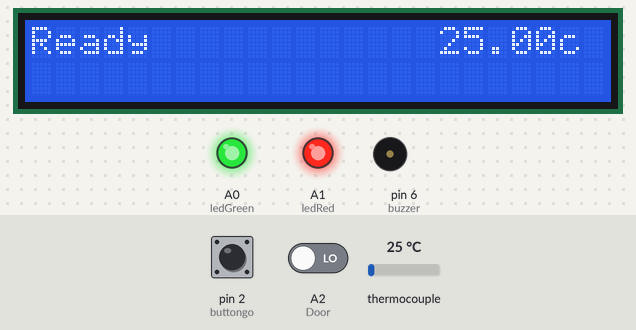
The sketch below on a simulated Arduino Uno, built with avr-gcc and run on an emulated ATmega328P. Shown: 24×2 character LCD, output pins drawn as LEDs (lit = HIGH), buzzer (waves = sounding, pin HIGH). Dashed ring = blinking. The inputs (shaded band) are chosen by the test bench; at power-on: pin 2 (buttongo) HIGH, A2 (Door) LOW, thermocouple 25 °C. Pins used as bus, display or sensor lines are not drawn; what the sketch prints to the serial monitor is not drawn.

Above: at 2.2 s.
2.3 s: pin 2 (buttongo) pulled LOW for 0.15 s
At 4.8 s:
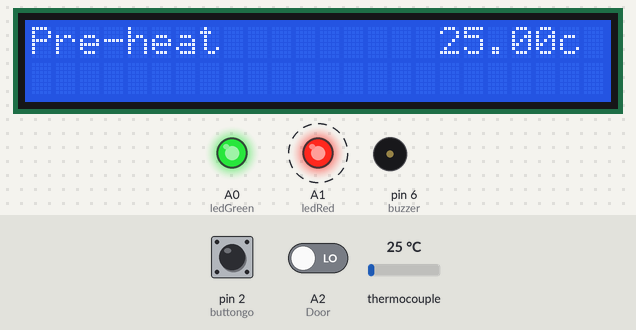
6.5 s: A2 (Door) driven HIGH
At 7.2 s:
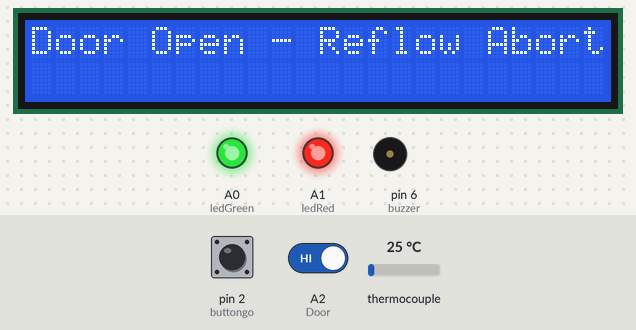
9.0 s: pin 2 (buttongo) pulled LOW for 1 s
At 9.8 s:
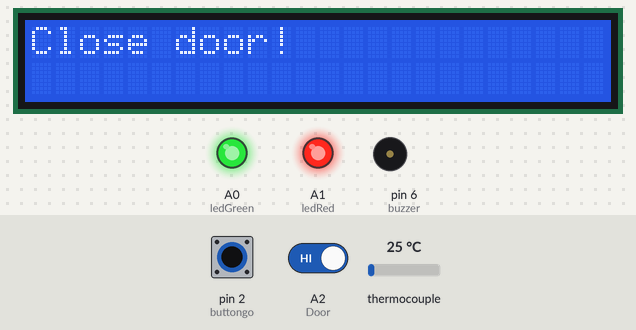
11.5 s: thermocouple set to 6 °C
At 12.7 s:
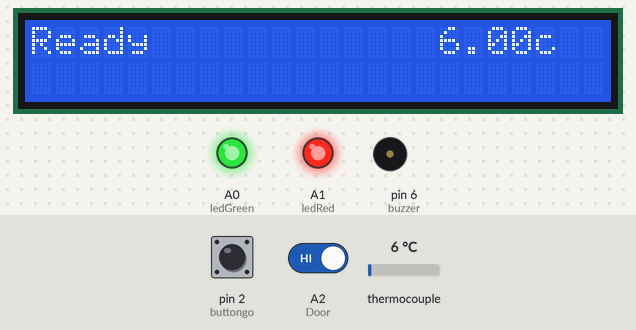
13.5 s: thermocouple set to 75 °C
At 15.2 s:
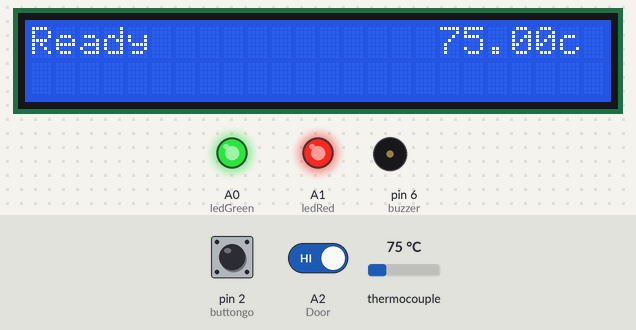
15.5 s: thermocouple set to 150 °C
At 16.9 s:
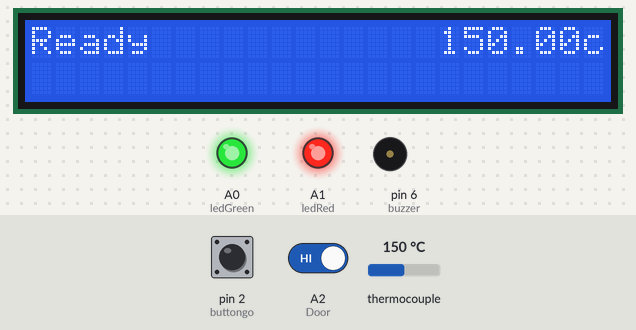
Timing chart, 0 to 18.5 s (numbered marks = the images above; inputs shaded):
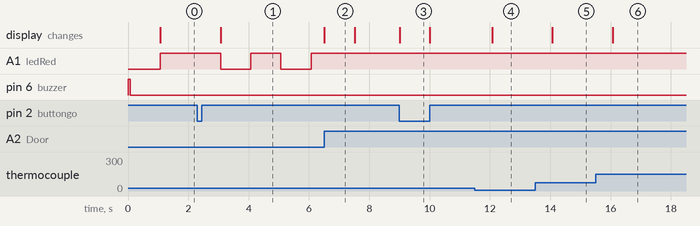

Measured:
- after the input at 2.3 s, A1 (ledRed): alternates HIGH for 1.0 s and LOW for 1.0 s, starting after 0.77 s; the display: changes after 0.77 s (image 1)
- after the input at 6.5 s, A1 (ledRed): stays HIGH (without the input it goes to LOW after 0.57 s); the display: changes at once (image 2)
- after the input at 9.0 s, the display: changes at once (image 3)
- after the input at 11.5 s, the display: changes after 0.57 s (image 4)
- after the input at 13.5 s, the display: changes after 0.57 s (image 5)
- after the input at 15.5 s, the display: changes after 0.57 s (image 6)
- what the display in image 2 shows lasts 1.0 s, from 6.5 s to 7.5 s

The sketch:

Oven_Control_2.ino
```cpp
#include <LiquidCrystal.h>
#include <max6675.h>
#include <PID_v1.h>

// ***** TYPE DEFINITIONS *****
typedef enum REFLOW_STATE{
    REFLOW_STATE_IDLE,
    REFLOW_STATE_PREHEAT,
    REFLOW_STATE_SOAK,
    REFLOW_STATE_REFLOW,
    REFLOW_STATE_COOL,
    REFLOW_STATE_COMPLETE,
    REFLOW_STATE_ERROR
} reflowState_t;

typedef enum REFLOW_STATUS{
    REFLOW_STATUS_OFF,
    REFLOW_STATUS_ON
} reflowStatus_t;

// ***** CONSTANTS *****
#define TEMPERATURE_ROOM 30
#define TEMPERATURE_SOAK_MIN 150
#define TEMPERATURE_SOAK_MAX 200
#define TEMPERATURE_REFLOW_MAX 220
#define TEMPERATURE_COOL_MIN 100
#define SENSOR_SAMPLING_TIME 1000
#define SOAK_TEMPERATURE_STEP 5
#define SOAK_MICRO_PERIOD 9000
#define DEBOUNCE_PERIOD_MIN 50
#define THERMOCOUPLE_DISCONNECTED 10000

// ***** PID PARAMETERS *****
// ***** PRE-HEAT STAGE *****
#define PID_KP_PREHEAT 300
#define PID_KI_PREHEAT 0.05
#define PID_KD_PREHEAT 400

// ***** SOAKING STAGE *****
#define PID_KP_SOAK 300
#define PID_KI_SOAK 0.05
#define PID_KD_SOAK 250

// ***** REFLOW STAGE *****
#define PID_KP_REFLOW 300
#define PID_KI_REFLOW 0.05
#define PID_KD_REFLOW 350
#define PID_SAMPLE_TIME 1000

// ***** LCD MESSAGES *****
const char* lcdMessagesReflowStatus[] = {
    "Ready",
    "Pre-heat",
    "Soak",
    "Reflow",
    "Cool",
    "Complete",
    "Error"
};

// ***** PIN ASSIGNMENT *****
int ssr = 5;
int thermocoupleSO = A3;
int thermocoupleCS = A4;
int thermocoupleCLK = A5;
int lcdRs = 7;
int lcdE = 8;
int lcdD4 = 9;
int lcdD5 = 10;
int lcdD6 = 11;
int lcdD7 = 12;

int Door = A2;
int ledRed = A1;
int ledGreen = A0;
int buzzer = 6;
int buttonup = 4;
int buttondown = 3;
int buttongo = 2;

// ***** PID CONTROL VARIABLES *****
double setpoint;
double input;
double output;
double kp = PID_KP_PREHEAT;
double ki = PID_KI_PREHEAT;
double kd = PID_KD_PREHEAT;
int windowSize;
unsigned long windowStartTime;
unsigned long nextCheck;
unsigned long nextRead;
unsigned long timerSoak;
unsigned long buzzerPeriod;

reflowState_t reflowState;															// Reflow oven controller state machine state variable
reflowStatus_t reflowStatus;														// Reflow oven controller status

int timerSeconds;																	// Seconds timer

PID reflowOvenPID(&input, &output, &setpoint, kp, ki, kd, DIRECT);					// Specify PID control interface
LiquidCrystal lcd(lcdRs, lcdE, lcdD4, lcdD5, lcdD6, lcdD7);							// Specify LCD interface
MAX6675 thermocouple(thermocoupleCLK, thermocoupleCS, thermocoupleSO);				// Specify MAX6675 thermocouple interface

void setup() {

    digitalWrite(ssr, LOW);
    pinMode(ssr, OUTPUT);															// SSR pin initialization to ensure reflow oven is off

    digitalWrite(buzzer, LOW);
    pinMode(buzzer, OUTPUT);														// Buzzer pin initialization to ensure annoying buzzer is off

    digitalWrite(ledRed, LOW);														// LED pins initialization and turn on upon start-up (active low)
    digitalWrite(ledGreen, LOW);
    pinMode(ledRed, OUTPUT);
    pinMode(ledGreen, OUTPUT);

    pinMode(Door, INPUT);
    pinMode(buttonup, INPUT);														// Push button pins initialization
    pinMode(buttondown, INPUT);
    pinMode(buttongo, INPUT);

    digitalWrite(buzzer, HIGH);														// Start-up splash
    lcd.begin(24, 2);
    lcd.clear();
    lcd.print("Reflow Oven V1");
    digitalWrite(buzzer, LOW);
    delay(1000);
    //lcd.clear();

    Serial.begin(57600);															// Serial communication at 57600 bps

    digitalWrite(ledRed, HIGH);														// Turn off LED (active low)
    digitalWrite(ledGreen, HIGH);

    windowSize = 2000;																// Set window size
    nextCheck = millis();															// Initialize time keeping variable
    nextRead = millis();															// Initialize thermocouple reading varible
}

void loop() {

    unsigned long now;																// Current time

    if (millis() > nextRead) {														// Time to read thermocouple?

        nextRead += SENSOR_SAMPLING_TIME;											// Read thermocouple next sampling period
        input = thermocouple.readCelsius();											// Read current temperature

        if (input == THERMOCOUPLE_DISCONNECTED) {										// If thermocouple is not connected

            reflowState = REFLOW_STATE_ERROR;										// Illegal operation without thermocouple
            reflowStatus = REFLOW_STATUS_OFF;

        }
    }

    if (millis() > nextCheck) {

        nextCheck += 1000;										       				// Check input in the next seconds

        if (reflowStatus == REFLOW_STATUS_ON) {								        // If reflow process is on going

            digitalWrite(ledRed, !(digitalRead(ledRed)));							// Toggle red LED as system heart beat
            timerSeconds++;															// Increase seconds timer for reflow curve analysis
            Serial.print(timerSeconds);												// Send temperature and time stamp to serial
            Serial.print(" ");
            Serial.print(setpoint);
            Serial.print(" ");
            Serial.print(input);
            Serial.print(" ");
            Serial.println(output);

        }
        else {

            digitalWrite(ledRed, HIGH);									            // Turn off red LED

		}

        lcd.clear();																// Clear LCD
        lcd.print(lcdMessagesReflowStatus[reflowState]);					        // Print current system state


        if (reflowState == REFLOW_STATE_ERROR) {								        // If currently in error state

			lcd.setCursor(0, 0);												        // Move the cursor to the 2 line
            lcd.print("Attach Thermocouple!");										            // No thermocouple wire connected

		}
        else {
			lcd.setCursor(17, 0);												        // Move the cursor to the 2 line
            lcd.print(input);											            // Print current temperature
            lcd.print("c ");            											// Print degree Celsius symbol
		}
    }

    switch (reflowState) {															// Reflow oven controller state machine

        case REFLOW_STATE_IDLE:

            if (digitalRead(buttongo) == 0 and digitalRead(Door) == 0) {			// If button is pressed with door closed start reflow process

				while (digitalRead(buttongo) == 0) {
				}

				delay(50);															//Slight delay

                if (input <= TEMPERATURE_ROOM) {									// Ensure current temperature is comparable to room temperature

                    Serial.println("Time Setpoint Input Output");					// Send header for CSV file
                    timerSeconds = 0;												// Intialize seconds timer for serial debug information
                    windowStartTime = millis();										// Initialize PID control window starting time
                    setpoint = TEMPERATURE_SOAK_MIN;								// Ramp up to minimum soaking temperature
                    reflowOvenPID.SetOutputLimits(0, windowSize);					// Tell the PID to range between 0 and the full window size
                    reflowOvenPID.SetSampleTime(PID_SAMPLE_TIME);
                    reflowOvenPID.SetMode(AUTOMATIC);								// Turn the PID on
                    reflowState = REFLOW_STATE_PREHEAT;								// Proceed to preheat stage
				}

			}

            if (digitalRead(buttongo) == 0 and digitalRead(Door) == 1) {			// If button is pressed with door open

				lcd.clear();
				lcd.print("Close door!");
				delay(1000);

			}

            break;

        case REFLOW_STATE_PREHEAT:
            reflowStatus = REFLOW_STATUS_ON;

            if (input >= TEMPERATURE_SOAK_MIN) {										// If minimum soak temperature is achieve

                timerSoak = millis() + SOAK_MICRO_PERIOD;							// Chop soaking period into smaller sub-period
                reflowOvenPID.SetTunings(PID_KP_SOAK, PID_KI_SOAK, PID_KD_SOAK);	// Set less agressive PID parameters for soaking ramp
                setpoint = TEMPERATURE_SOAK_MIN + SOAK_TEMPERATURE_STEP;   			// Ramp up to first section of soaking temperature
                reflowState = REFLOW_STATE_SOAK; 									// Proceed to soaking state

            }
            break;

        case REFLOW_STATE_SOAK:

            if (millis() > timerSoak) {												// If micro soak temperature is achieved

                timerSoak = millis() + SOAK_MICRO_PERIOD;
                setpoint += SOAK_TEMPERATURE_STEP;									// Increment micro setpoint

                if (setpoint > TEMPERATURE_SOAK_MAX) {

                    reflowOvenPID.SetTunings(PID_KP_REFLOW, PID_KI_REFLOW, PID_KD_REFLOW);                    // Set agressive PID parameters for reflow ramp
                    setpoint = TEMPERATURE_REFLOW_MAX;              		    	  // Ramp up to first section of soaking temperature
                    reflowState = REFLOW_STATE_REFLOW;                   			 // Proceed to reflowing state

                }
            }
            break;

        case REFLOW_STATE_REFLOW:
																					// We need to avoid hovering at peak temperature for too long
																					// Crude method that works like a charm and safe for the components
            if (input >= (TEMPERATURE_REFLOW_MAX - 5)) {

                reflowOvenPID.SetTunings(PID_KP_REFLOW, PID_KI_REFLOW, PID_KD_REFLOW);	// Set PID parameters for cooling ramp
                setpoint = TEMPERATURE_COOL_MIN;									// Ramp down to minimum cooling temperature
                reflowState = REFLOW_STATE_COOL; 									// Proceed to cooling state

            }
            break;

        case REFLOW_STATE_COOL:

            if (input <= TEMPERATURE_COOL_MIN) {									// If minimum cool temperature is achieve

                buzzerPeriod = millis() + 1000;										// Retrieve current time for buzzer usage
                digitalWrite(ledGreen, LOW);										// Turn on buzzer and green LED to indicate completion
                digitalWrite(buzzer, HIGH);
                reflowStatus = REFLOW_STATUS_OFF;									// Turn off reflow process
                reflowState = REFLOW_STATE_COMPLETE; 								// Proceed to reflow Completion state

            }
            break;

        case REFLOW_STATE_COMPLETE:
            if (millis() > buzzerPeriod) {

                digitalWrite(buzzer, LOW);											// Turn off buzzer and green LED
                digitalWrite(ledGreen, HIGH);
                reflowState = REFLOW_STATE_IDLE; 									// Reflow process ended

            }
            break;

        case REFLOW_STATE_ERROR:

            if (input == THERMOCOUPLE_DISCONNECTED) {								// If thermocouple is still not connected

                reflowState = REFLOW_STATE_ERROR;									// Wait until thermocouple wire is connected

            }
            else {

                reflowState = REFLOW_STATE_IDLE;									// Clear to perform reflow process

            }
            break;
    }

    if (reflowStatus == REFLOW_STATUS_ON) {											// PID computation and SSR control

        now = millis();														        //unsigned long now;

        reflowOvenPID.Compute();

        if((now - windowStartTime) > windowSize) {

            windowStartTime += windowSize;								            // Time to shift the Relay Window

		}
        if(output > (now - windowStartTime)) digitalWrite(ssr, HIGH);
        else digitalWrite(ssr, LOW);
    }
    else {																		    // Reflow oven process is off, ensure oven is off

		digitalWrite(ssr, LOW);

    }

    if (digitalRead(buttongo) == 0) {												// If button is pressed

		while (digitalRead(buttongo) == 0) {
		}

		delay(50);

        if (reflowStatus == REFLOW_STATUS_ON) {										// If currently reflow process is on going // Button press is for cancelling

			lcd.clear();
			lcd.print("User Reflow Abort!");

			reflowStatus = REFLOW_STATUS_OFF;										// Turn off reflow process
            reflowState = REFLOW_STATE_IDLE;										// Reinitialize state machine

			delay(1000);

		}
    }

	if (digitalRead(Door) == 1 and reflowStatus == REFLOW_STATUS_ON) {				//Door opened during a cook?

		lcd.clear();
		lcd.print("Door Open - Reflow Abort!");

		reflowStatus = REFLOW_STATUS_OFF;										// Turn off reflow process
        reflowState = REFLOW_STATE_IDLE;										// Reinitialize state machine

		delay(1000);

	}


}
```
